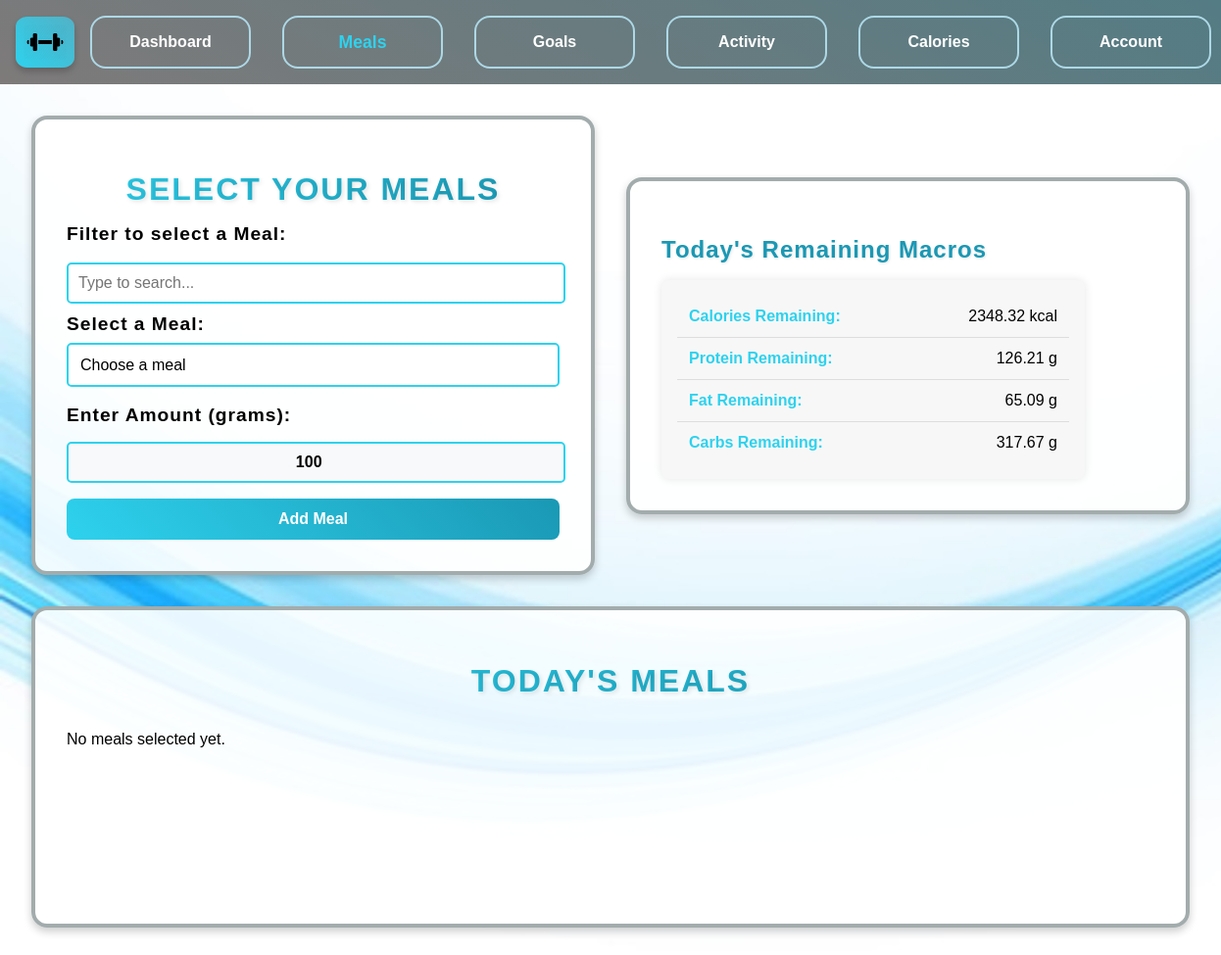
Before: /meals (signed in) with the older database file.
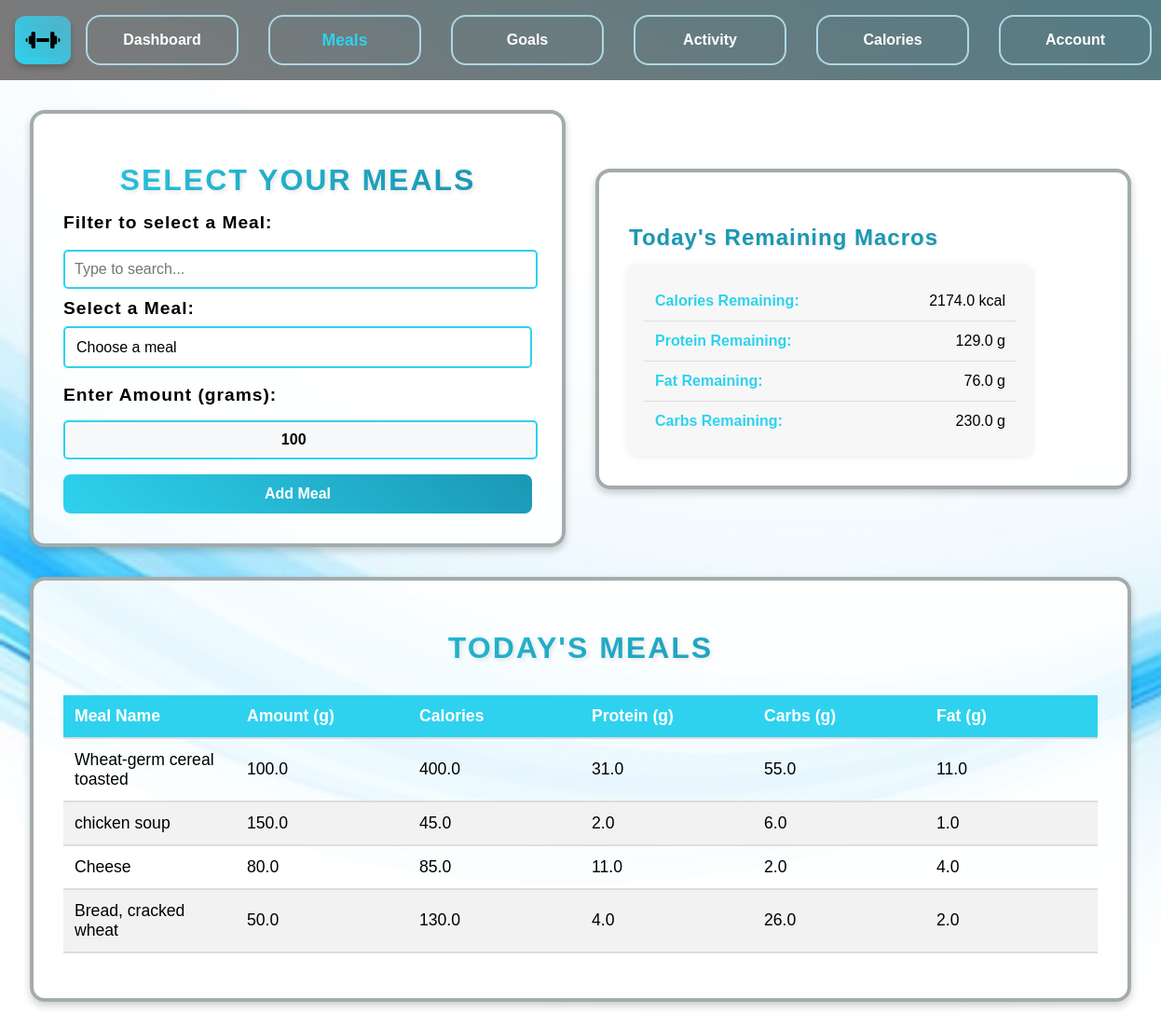
After: the same page with the newer database file.
### app.py (models this page shows, shortened)
class User(db.Model):
    id = db.Column(db.Integer, primary_key=True)
    username = db.Column(db.String(100))
    weight = db.Column(db.Float, default=90)
    height = db.Column(db.Float, default=1.75)
    age = db.Column(db.Integer, default=48)
    gender = db.Column(db.String(10), default='male')
    bmi = db.Column(db.Float)
    bmr = db.Column(db.Float)
    tdee = db.Column(db.Float)
    exercise_level = db.Column(db.String(20), default='sedentary')
    goal = db.Column(db.String(20), default='maintain')
    intensity = db.Column(db.String(20))
    caloriesRequired = db.Column(db.Float)
    proteinRatio = db.Column(db.Float)
    fatRatio = db.Column(db.Float)
    carbRatio = db.Column(db.Float)
    proteinRequired = db.Column(db.Float)
    fatRequired = db.Column(db.Float)
    carbRequired = db.Column(db.Float)
    caloriesRemaining = db.Column(db.Float)
    proteinRemaining = db.Column(db.Float)
    fatRemaining = db.Column(db.Float)
    carbRemaining = db.Column(db.Float)
    last_reset = db.Column(db.Date, default=lambda: datetime.now(timezone.utc).date())
    def reset_macros(self):
        today = datetime.now(timezone.utc).date()
        if self.caloriesRemaining is None:
            self.caloriesRemaining = self.caloriesRequired or 0
        if self.proteinRemaining is None:
            self.proteinRemaining = self.proteinRequired or 0
        if self.fatRemaining is None:
            self.fatRemaining = self.fatRequired or 0
        if self.carbRemaining is None:
            self.carbRemaining = self.carbRequired or 0
        if self.last_reset is None:
            self.last_reset = today
        if self.last_reset != today:
            self.caloriesRemaining = self.caloriesRequired
            self.proteinRemaining = self.proteinRequired
            self.fatRemaining = self.fatRequired
            self.carbRemaining = self.carbRequired
            self.last_reset = today
            db.session.commit()
    meals = db.relationship('UserMeals', backref='user', lazy=True, cascade="all, delete-orphan")

class UserMeals(db.Model):
    id = db.Column(db.Integer, primary_key=True)
    user_id = db.Column(db.Integer, db.ForeignKey('user.id'), nullable=False)
    meal_id = db.Column(db.Integer, db.ForeignKey('meal.id'), nullable=False)
    amount = db.Column(db.Float, default=100)
    calories = db.Column(db.Float, nullable=False)
    protein = db.Column(db.Float, nullable=False)
    carbs = db.Column(db.Float, nullable=False)
    fat = db.Column(db.Float, nullable=False)
    date_added = db.Column(db.DateTime, default=lambda: datetime.now(timezone.utc))

class Meal(db.Model):
    id = db.Column(db.Integer, primary_key=True)
    food_name = db.Column(db.String(100), unique=True, nullable=False)
    measure = db.Column(db.String(50), nullable=True)
    grams = db.Column(db.Float, nullable=True)
    calories = db.Column(db.Float, nullable=True)
    protein = db.Column(db.Float, nullable=True)
    fat = db.Column(db.Float, nullable=True)
    sat_fat = db.Column(db.Float, nullable=True)
    fiber = db.Column(db.Float, nullable=True)
    carbs = db.Column(db.Float, nullable=True)
    category = db.Column(db.String(50), nullable=True)
    users = db.relationship('UserMeals', backref='meal', lazy=True)

### app.py (the view, shortened to what this page needs)
@app.route('/meals', methods=['POST', 'GET'])
def meals():
    if 'username' not in session:
        return redirect(url_for('login'))
    username = session.get('username')
    found_user = User.query.filter_by(username=username).first()
    if not user_details_complete(found_user):
        flash("Please complete your account details before using the program.", "warning")
        return redirect(url_for('account'))
    found_user.reset_macros()
    meals_list = Meal.query.all()
    today = datetime.now(timezone.utc).date()
    user_meals = (
        db.session.query(UserMeals, Meal)
        .join(Meal)
        .filter(UserMeals.user_id == found_user.id)
        .filter(UserMeals.date_added >= today)  # Filter meals added today
        .all()
    )
    goal_messages = check_goal_achievement(found_user)
    return render_template('meals.html',
                           meals_list=meals_list,
                           user_meals=user_meals,
                           user_db=found_user,
                           goal_messages=goal_messages
                           )

### modules.py (called while the page is built)
def check_goal_achievement(user):
    messages = []
    calorie_margin = 30
    macro_margin = 5
    if abs(user.caloriesRemaining) <= calorie_margin:
        messages.append("🎉 You've reached your calorie goal for today!")
    if abs(user.proteinRemaining) <= macro_margin:
        messages.append("💪 Great job! You've hit your protein goal!")
    if abs(user.fatRemaining) <= macro_margin:
        messages.append("🥑 Awesome! You've met your fat intake goal!")
    if abs(user.carbRemaining) <= macro_margin:
        messages.append("🍞 Congrats! You've hit your carb goal!")
    return messages

def user_details_complete(user):
    return all([
        user.weight is not None,
        user.height is not None,
        user.age is not None,
        user.gender is not None,
        user.exercise_level is not None,
        user.caloriesRequired is not None,
        user.proteinRequired is not None,
        user.fatRequired is not None,
        user.carbRequired is not None
    ])

### templates/meals.html (shortened to what this page needs)
{% extends "base.html" %}
{% block content %}
<div class="content">
    <div class="section-box">
        <h1>Select Your Meals</h1>
        <form method="POST" action="/meals">
            <label for="meal-search">Filter to select a Meal:</label>
            <input type="text" id="meal-search" onkeyup="filterMeals()" placeholder="Type to search...">
            <br>
            <label for="meal_id">Select a Meal:</label>
            <select name="meal_id" id="meal_id" required>
                <option value="" disabled selected>Choose a meal</option>
            </select>
            <br><br>
            <label for="amount">Enter Amount (grams):</label>
            <input type="number" name="amount" id="amount" min="1" value="100" required>
            <button type="submit" class="styled-button">Add Meal</button>
        </form>
    </div>
    <div class="section-box">
        <h3>Today's Remaining Macros</h3>
        <ul class="user-list">
            <li><strong>Calories Remaining:</strong> {{ user_db.caloriesRemaining }} kcal</li>
            <li><strong>Protein Remaining:</strong> {{ user_db.proteinRemaining }} g</li>
            <li><strong>Fat Remaining:</strong> {{ user_db.fatRemaining }} g</li>
            <li><strong>Carbs Remaining:</strong> {{ user_db.carbRemaining }} g</li>
        </ul>
    </div>
    <div class="section-box">
        <h1>Today's Meals</h1>
        {% if user_meals %}
            <table>
                <thead>
                    <tr>
                        <th>Meal Name</th>
                        <th>Amount (g)</th>
                        <th>Calories</th>
                        <th>Protein (g)</th>
                        <th>Carbs (g)</th>
                        <th>Fat (g)</th>
                    </tr>
                </thead>
                <tbody>
                    {% for user_meal, meal in user_meals %}
                    <tr>
                        <td>{{ meal.food_name }}</td>
                        <td>{{ user_meal.amount }}</td>
                        <td>{{ user_meal.calories }}</td>
                        <td>{{ user_meal.protein }}</td>
                        <td>{{ user_meal.carbs }}</td>
                        <td>{{ user_meal.fat }}</td>
                    </tr>
                    {% endfor %}
                </tbody>
            </table>
        {% else %}
            <p>No meals selected yet.</p>
        {% endif %}
    </div>
</div>
{% endblock %}

### templates/base.html (shortened to what this page needs)
<!DOCTYPE html>
<html lang="en">
<head>
    <link rel="stylesheet" href="{{ url_for('static', filename='style.css') }}">
<body>
    <nav class="navbar">
        <ul class="navbar_items">
            <li>
                <img src="{{ url_for('static', filename='images/icon.png') }}" height="45" class="navbar_logo"/>
            </li>
            <li>
                <a href=/dashboard class="navbar_links {% if request.path == '/dashboard' %}active{% endif %}">Dashboard</a>
            </li>
            <li>
                <a href="/meals" class="navbar_links {% if request.path == '/meals' %}active{% endif %}">Meals</a>
            </li>
            <li>
                <a href="/goals" class="navbar_links {% if request.path == '/goals' %}active{% endif %}">Goals</a>
            </li>
            <li>
                <a href="/activity" class="navbar_links {% if request.path == '/activity' %}active{% endif %}">Activity</a>
            </li>
            <li>
                <a href="/calories" class="navbar_links {% if request.path == '/calories' %}active{% endif %}">Calories</a>
            </li>
            <li>
                <a href="/account" class="navbar_links {% if request.path == '/account' %}active{% endif %}">Account</a>
            </li>
        </ul>
    </nav>
    <main>
        {% block content %}  {% endblock %}
    </main>
</body>
</html>

### static/style.css (style rules this page uses)
html, body { background-image: url("./images/background.jpg"); background-size: cover; background-attachment: fixed; height: 100%; margin: 0rem; display: flex; flex-direction: column; box-sizing: border-box; font-family: sans-serif; }
.navbar_items { list-style-type: none; background: linear-gradient(30deg, #7e7a7a, #547c84); padding: 0 1rem; margin: 0; display: flex; justify-content: space-around; align-items: center; }
.navbar_links { padding: 1rem; width: 10rem; color: white; text-decoration: none; font-weight: bold; transition: all 0.3s ease; display: flex; justify-content: center; }
.navbar li { margin: 1rem; width: 10rem; border: 2px solid lightblue; border-radius: 1rem; display: flex; justify-content: center; }
.navbar_links.active { font-weight: bold; color: #2ed2ee; transform: scale(1.1); }
.navbar_logo { border-radius: 20%; width: 2.75rem; height: 2.25rem; background: linear-gradient(45deg, #2ed2ee, #52b1c6); padding: 0.5rem; box-shadow: 0px 4px 6px rgba(0, 0, 0, 0.2); transition: transform 0.3s ease-in-out, box-shadow 0.3s ease-in-out; }
.navbar_items li:first-child { border: none; background: transparent; margin: 0; padding: 0; width: auto; }
.section-box { display: flex; flex-direction: column; flex-grow: 1; border: 0.3rem solid rgb(163, 172, 172); padding: 2rem; margin: 1rem; border-radius: 1rem; background-color: rgba(255, 255, 255, 0.9); width: 40%; box-shadow: 0 0.25rem 0.5rem rgba(0, 0, 0, 0.2); transition: transform 0.3s ease-in-out; overflow: hidden; min-height: 16rem; }
.content { display: flex; flex-wrap: wrap; justify-content: space-between; align-items: center; padding: 1rem; }
h1 { font-size: 2rem; font-weight: bold; text-align: center; text-transform: uppercase; background: linear-gradient(45deg, #2ed2ee, #1a98b4); background-clip: text; -webkit-background-clip: text; color: transparent; letter-spacing: 2px; text-shadow: 2px 2px 4px rgba(0, 0, 0, 0.1); margin-bottom: 1rem; }
h3 { font-size: 1.5rem; font-weight: bold; color: #1a98b4; text-transform: capitalize; letter-spacing: 1px; margin-bottom: 0.75rem; padding-bottom: 0.3rem; display: inline-block; text-shadow: 1px 1px 3px rgba(0, 0, 0, 0.1); }
label { font-size: 1.2rem; font-weight: bold; margin-bottom: 0.5rem; display: block; letter-spacing: 1px; color: linear-gradient(45deg, #334043, #481ab4);; }
input[type="text"], input[type="password"] { width: 90%; padding: 0.75rem; margin: 0.5rem 0; border: 1px solid #ccc; border-radius: 0.5rem; font-size: 1rem; outline: none; transition: border-color 0.3s ease-in-out, box-shadow 0.2s ease-in-out; }
button, input[type="submit"] { width: 100%; padding: 0.75rem; margin-top: 1rem; border: none; border-radius: 0.5rem; background: linear-gradient(45deg, #2ed2ee, #1a98b4); color: white; font-size: 1rem; cursor: pointer; transition: all 0.3s ease-in-out; font-weight: bold; }
.user-list { list-style: none; padding: 1rem; margin: 0; background: #f7f7f7; border-radius: 0.5rem; box-shadow: 0 0 10px rgba(0, 0, 0, 0.1); max-width: 400px; }
.user-list li { padding: 0.75rem; font-size: 1rem; border-bottom: 1px solid #ddd; display: flex; justify-content: space-between; }
.user-list li:last-child { border-bottom: none; }
.user-list li strong { color: #2ed2ee; }
#meal-search { width: 96.5%; padding: 0.625rem; margin: 0.625rem 0; border: 0.125rem solid #2ed2ee; border-radius: 0.3125rem; font-size: 1rem; outline: none; transition: 0.3s ease-in-out; }
#meal_id { width: 100%; padding: 0.75rem; border: 0.125rem solid #2ed2ee; border-radius: 0.3125rem; font-size: 1rem; background: #ffffff; appearance: none; cursor: pointer; outline: none; transition: 0.3s ease-in-out; }
#amount { width: 96.5%; padding: 0.625rem; margin-top: 0.5rem; border: 0.125rem solid #2ed2ee; border-radius: 0.3125rem; font-size: 1rem; outline: none; transition: 0.3s ease-in-out; text-align: center; font-weight: bold; background-color: #f8f9fa; }
table { width: 100%; border-collapse: collapse; margin: 1rem 0; font-size: 1.1rem; text-align: left; table-layout: fixed; overflow-x: auto; }
th, td { padding: 0.75rem; border-bottom: 2px solid #ddd; }
th { background-color: #2ed2ee; color: white; }
tr:nth-child(even) { background-color: #f2f2f2; }

Changed rows visible on the page:
changed User: caloriesRemaining "2348.32" → "2174.0"; proteinRemaining "126.21" → "129.0"; fatRemaining "65.09" → "76.0"; carbRemaining "317.67" → "230.0"
added UserMeals: food_name "Wheat-germ cereal toasted", amount "100.0", calories "400.0", protein "31.0", carbs "55.0", fat "11.0"
added UserMeals: food_name "chicken soup", amount "150.0", calories "45.0", protein "2.0", carbs "6.0", fat "1.0"
added UserMeals: food_name "Cheese", amount "80.0", calories "85.0", protein "11.0", carbs "2.0", fat "4.0"
added UserMeals: food_name "Bread, cracked wheat", amount "50.0", calories "130.0", protein "4.0", carbs "26.0", fat "2.0"
Other visible differences:
text no longer shown: "No meals selected yet."
text now shown: "Meal Name Amount (g) Calories Protein (g) Carbs (g) Fat (g)"
